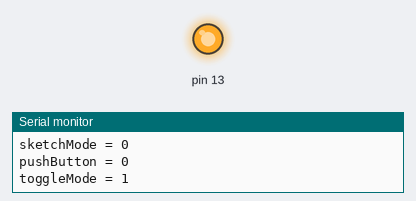
Bench run of a sketch on a simulated Arduino Uno, built with avr-gcc and run on an emulated ATmega328P. On the bench: output pins drawn as LEDs (lit = HIGH), the last lines printed to the serial monitor.

Above: at 3.7 s.
At 5.7 s:
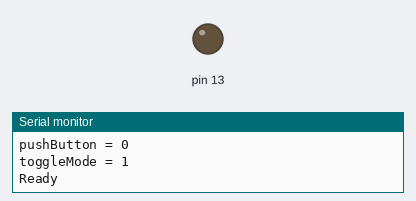
Timing chart, 0 to 7.2 s (numbered marks = the images above):
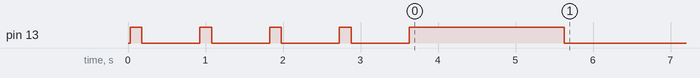

The sketch:

Reset-Button-Counter.ino
```cpp
//////////////////////////////////////////////////////////////////////
//                                                                  //
//               Reset-Button-Counter by IoTool                     //
//                                                                  //
//    https://github.com/iotool/arduino/tree/master/atmega328p/     //
//////////////////////////////////////////////////////////////////////
//
//  This sketch use the Arduino reset button like a push button.
//  During power on you can choose between three different modes.
//  The selected mode is indicated by a blink code (default 0).
//  After start, the click can be interpreted as a push or reset.
//
//  RESET_BUTTON_TOGGLE  0          enable toggle all the time
//  RESET_BUTTON_TOGGLE  5000       disable toggle after 5 seconds
//

#define RESET_BUTTON_MAGIC   0xFACE800C /* detect poweron */
#define RESET_BUTTON_LIMIT   10000      /* ms end of refresh */
#define RESET_BUTTON_REFRESH 1000       /* ms refresh interval */
#define RESET_BUTTON_DISPLAY 3000       /* ms show current mode */
#define RESET_BUTTON_READY   2000       /* ms led on at start */
#define RESET_BUTTON_TOGGLE  0          /* ms toggle timeout */
#define RESET_BUTTON_MODES   3          /* number of modes */

typedef struct {
  uint32_t initMemory;                  // initial checksum
  uint32_t uptimePrev;                  // previouse uptime
  uint8_t  resetCount;                  // reset counter
  uint8_t  sketchMode;                  // current sketch mode
  unsigned pushButton:1;                // flag push button
  unsigned toggleMode:1;                // flag toggle enabled
  unsigned :6;                          // reserved (8 bit aligned)
} tResetSafeMemory;

tResetSafeMemory gResetSafeMemory \
  __attribute__ ((__section__ (".noinit")))
;

void InitResetSafeMemory();
void StartResetSafeMemory();
void RefreshResetSafeMemory();

////////////// Main

void setup()
{
  // read mode
  InitResetSafeMemory();
  Serial.begin(9600);
  delay(10);
  Serial.println();
  Serial.print("resetCount = "); Serial.println(gResetSafeMemory.resetCount);
  Serial.print("UptimePrev = "); Serial.println(gResetSafeMemory.uptimePrev);
  Serial.print("sketchMode = "); Serial.println(gResetSafeMemory.sketchMode);
  Serial.print("pushButton = "); Serial.println(gResetSafeMemory.pushButton);
  Serial.print("toggleMode = "); Serial.println(gResetSafeMemory.toggleMode);
  StartResetSafeMemory();

  // toggle mode
  pinMode(13,OUTPUT);
  if (gResetSafeMemory.toggleMode == 1)
  {
    // toggle mode
    while (millis()<RESET_BUTTON_DISPLAY)
    {
      // display blink code
      for (byte i=0; i<=gResetSafeMemory.sketchMode; i++)
      {
        digitalWrite(13,HIGH); delay(150);
        digitalWrite(13,LOW); delay(250);
      }
      delay(500);
      RefreshResetSafeMemory();
    }
    digitalWrite(13,HIGH); delay(RESET_BUTTON_READY);
  }
  digitalWrite(13,LOW);
  // start sketch
  Serial.println("Ready");
  delay(10);
  RefreshResetSafeMemory();

  // ... your code here ...
  if (gResetSafeMemory.pushButton == 1)
  {
    Serial.println("Button");
    // display blink code
    for (byte i=0; i<=5; i++)
    {
      digitalWrite(13,HIGH); delay(150);
      digitalWrite(13,LOW); delay(50);
    }
  }
}

void loop()
{
  delay(1);
  // ... your code here ...
}

////////////// ResetHandler

void InitResetSafeMemory()
{
  if (gResetSafeMemory.initMemory != RESET_BUTTON_MAGIC)
  {
    // poweron
    gResetSafeMemory.initMemory = RESET_BUTTON_MAGIC;
    gResetSafeMemory.uptimePrev = 0;
    gResetSafeMemory.sketchMode = 0;
    gResetSafeMemory.resetCount = 0;
    gResetSafeMemory.pushButton = 0;
    gResetSafeMemory.toggleMode = 1;
  }
  else
  {
    // reset
    gResetSafeMemory.resetCount++;
    if (gResetSafeMemory.toggleMode == 0)
    {
      // toggle disabled after timeout
      gResetSafeMemory.pushButton = 1;
    }
    else if ((RESET_BUTTON_TOGGLE > 0) && (gResetSafeMemory.uptimePrev > RESET_BUTTON_TOGGLE))
    {
      // disable toggle by timeout
      gResetSafeMemory.toggleMode = 0;
      gResetSafeMemory.pushButton = 1;
    }
    else if (gResetSafeMemory.uptimePrev > (RESET_BUTTON_DISPLAY+RESET_BUTTON_READY))
    {
      // after select-mode timeout
      gResetSafeMemory.pushButton = 1;
    }
    else
    {
      // during start
      gResetSafeMemory.pushButton = 0;
      gResetSafeMemory.sketchMode++;
      if (gResetSafeMemory.sketchMode >= RESET_BUTTON_MODES)
      {
        gResetSafeMemory.sketchMode = 0;
      }
    }
  }
}

void StartResetSafeMemory()
{
  // after start
  gResetSafeMemory.uptimePrev = 0;
}

void RefreshResetSafeMemory()
{
  // increment uptime
  if (gResetSafeMemory.uptimePrev < RESET_BUTTON_LIMIT)
  {
    if ((millis()-gResetSafeMemory.uptimePrev) > RESET_BUTTON_REFRESH)
    {
      gResetSafeMemory.uptimePrev = millis();
    }
  }
}
```
